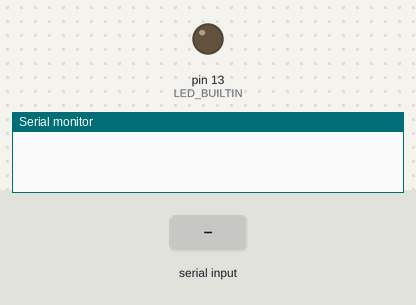
A sketch run on a simulated Arduino Uno, built with avr-gcc and run on an emulated ATmega328P. Parts: output pins drawn as LEDs (lit = HIGH), the last lines printed to the serial monitor. Inputs (shaded band) come from the test bench.

Above: at 1.2 s.
1.3 s: "LED_ON\n" received over Serial
At 2.5 s:
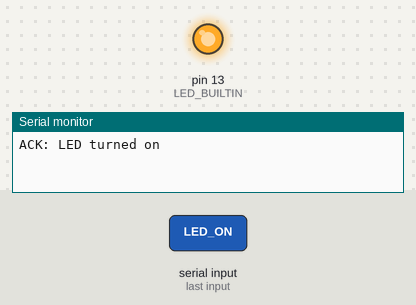
2.8 s: "1\n" received over Serial
Timing chart, 0 to 5.8 s (numbered marks = the images above; inputs shaded):
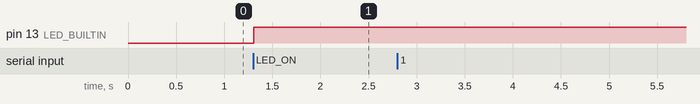

Measured:
- after the input at 1.3 s, pin 13 (LED_BUILTIN): LOW → HIGH at once

The sketch:

arduino_test.ino
```cpp
void setup() {
  Serial.begin(9600);
  pinMode(LED_BUILTIN, OUTPUT);
}

void loop() {
  if (Serial.available()) {
    String command = Serial.readStringUntil('\n');
    command.trim();

    if (command == "LED_ON") {
      digitalWrite(LED_BUILTIN, HIGH);
      Serial.println("ACK: LED turned on");
    } else {
      Serial.println("ERR: Unknown command");
    }
  }
}
```
